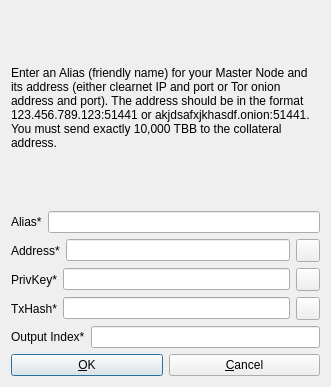
<?xml version="1.0" encoding="UTF-8"?>
<ui version="4.0">
 <class>AddEditAdrenalineNode</class>
 <widget class="QDialog" name="AddEditAdrenalineNode">
  <property name="geometry">
   <rect>
    <x>0</x>
    <y>0</y>
    <width>331</width>
    <height>387</height>
   </rect>
  </property>
  <property name="windowTitle">
   <string>Add/Edit BlueBeasts-Coin Node</string>
  </property>
  <property name="styleSheet">
   <string notr="true"/>
  </property>
  <property name="modal">
   <bool>true</bool>
  </property>
  <layout class="QVBoxLayout" name="verticalLayout">
   <item>
    <widget class="QLabel" name="label_9">
     <property name="sizePolicy">
      <sizepolicy hsizetype="Preferred" vsizetype="Expanding">
       <horstretch>0</horstretch>
       <verstretch>0</verstretch>
      </sizepolicy>
     </property>
     <property name="text">
      <string>&lt;html&gt;&lt;head/&gt;&lt;body&gt;&lt;p&gt;Enter an Alias (friendly name) for your Master Node and its address (either clearnet IP and port or Tor onion address and port). The address should be in the format 123.456.789.123:51441 or akjdsafxjkhasdf.onion:51441. You must send exactly 10,000 TBB to the collateral address.&lt;/p&gt;&lt;/body&gt;&lt;/html&gt;</string>
     </property>
     <property name="wordWrap">
      <bool>true</bool>
     </property>
    </widget>
   </item>
   <item>
    <layout class="QHBoxLayout" name="horizontalLayout_4">
     <property name="bottomMargin">
      <number>0</number>
     </property>
     <item>
      <widget class="QLabel" name="label_4">
       <property name="text">
        <string>Alias*</string>
       </property>
      </widget>
     </item>
     <item>
      <widget class="QLineEdit" name="aliasLineEdit"/>
     </item>
    </layout>
   </item>
   <item>
    <layout class="QHBoxLayout" name="horizontalLayout_5">
     <property name="bottomMargin">
      <number>0</number>
     </property>
     <item>
      <widget class="QLabel" name="label_6">
       <property name="text">
        <string>Address*</string>
       </property>
      </widget>
     </item>
     <item>
      <widget class="QLineEdit" name="addressLineEdit"/>
     </item>
     <item>
      <widget class="QToolButton" name="AddEditAddressPasteButton">
       <property name="toolTip">
        <string>Paste address from clipboard</string>
       </property>
       <property name="text">
        <string/>
       </property>
       <property name="icon">
        <iconset resource="../bitcoin.qrc">
         <normaloff>:/icons/editpaste</normaloff>:/icons/editpaste</iconset>
       </property>
       <property name="shortcut">
        <string>Alt+P</string>
       </property>
      </widget>
     </item>
    </layout>
   </item>
   <item>
    <layout class="QHBoxLayout" name="horizontalLayout_3">
     <property name="bottomMargin">
      <number>0</number>
     </property>
     <item>
      <widget class="QLabel" name="label_5">
       <property name="text">
        <string>PrivKey*</string>
       </property>
      </widget>
     </item>
     <item>
      <widget class="QLineEdit" name="privkeyLineEdit"/>
     </item>
     <item>
      <widget class="QToolButton" name="AddEditPrivkeyPasteButton">
       <property name="toolTip">
        <string>Paste address from clipboard</string>
       </property>
       <property name="text">
        <string/>
       </property>
       <property name="icon">
        <iconset resource="../bitcoin.qrc">
         <normaloff>:/icons/editpaste</normaloff>:/icons/editpaste</iconset>
       </property>
       <property name="shortcut">
        <string>Alt+P</string>
       </property>
      </widget>
     </item>
    </layout>
   </item>
   <item>
    <layout class="QHBoxLayout" name="horizontalLayout_2">
     <property name="bottomMargin">
      <number>0</number>
     </property>
     <item>
      <widget class="QLabel" name="label_2">
       <property name="text">
        <string>TxHash*</string>
       </property>
      </widget>
     </item>
     <item>
      <widget class="QLineEdit" name="txhashLineEdit"/>
     </item>
     <item>
      <widget class="QToolButton" name="AddEditTxhashPasteButton">
       <property name="toolTip">
        <string>Paste address from clipboard</string>
       </property>
       <property name="text">
        <string/>
       </property>
       <property name="icon">
        <iconset resource="../bitcoin.qrc">
         <normaloff>:/icons/editpaste</normaloff>:/icons/editpaste</iconset>
       </property>
       <property name="shortcut">
        <string>Alt+P</string>
       </property>
      </widget>
     </item>
    </layout>
   </item>
   <item>
    <layout class="QHBoxLayout" name="horizontalLayout_8">
     <property name="bottomMargin">
      <number>0</number>
     </property>
     <item>
      <widget class="QLabel" name="label_8">
       <property name="text">
        <string>Output Index*</string>
       </property>
      </widget>
     </item>
     <item>
      <widget class="QLineEdit" name="outputindexLineEdit"/>
     </item>
    </layout>
   </item>
   <item>
    <layout class="QHBoxLayout" name="horizontalLayout_Buttons">
     <item>
      <widget class="QPushButton" name="okButton">
       <property name="text">
        <string>&amp;OK</string>
       </property>
      </widget>
     </item>
     <item>
      <widget class="QPushButton" name="cancelButton">
       <property name="text">
        <string>&amp;Cancel</string>
       </property>
       <property name="autoDefault">
        <bool>false</bool>
       </property>
      </widget>
     </item>
    </layout>
   </item>
  </layout>
 </widget>
 <resources>
  <include location="../bitcoin.qrc"/>
 </resources>
 <connections/>
</ui>
